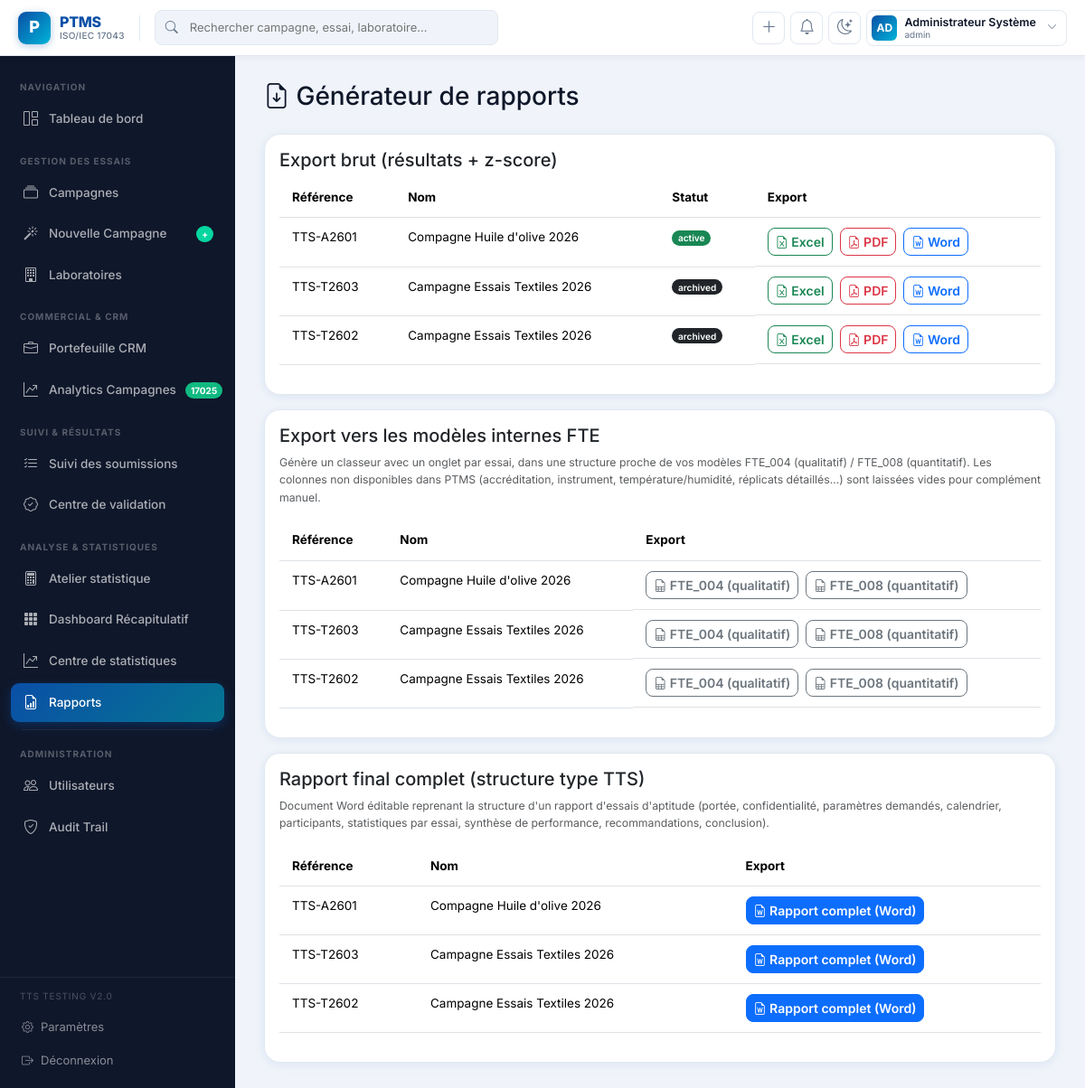
/reports/ (signed in), run on the app's committed database.
### models.py (models this page shows, shortened)
class User(UserMixin, db.Model):
    __tablename__ = "users"
    id = db.Column(db.Integer, primary_key=True)
    username = db.Column(db.String(80), unique=True, nullable=False)
    email = db.Column(db.String(150), unique=True, nullable=False)
    password_hash = db.Column(db.String(255), nullable=False)
    full_name = db.Column(db.String(150), nullable=False)
    role = db.Column(db.String(30), nullable=False, default="participant")
    laboratory_id = db.Column(db.Integer, db.ForeignKey("laboratories.id"), nullable=True)
    active = db.Column(db.Boolean, default=True)
    created_at = db.Column(db.DateTime, default=datetime.utcnow)
    last_login = db.Column(db.DateTime, nullable=True)
    laboratory = db.relationship("Laboratory", back_populates="users")
    def is_admin(self):
        return self.role == "admin"
    def is_participant(self):
        return self.role == "participant"
    def is_staff(self):
        return self.role in ("admin", "chef_technique", "auditeur")

class Campaign(db.Model):
    __tablename__ = "campaigns"
    id = db.Column(db.Integer, primary_key=True)
    reference = db.Column(db.String(50), unique=True, nullable=False)
    name = db.Column(db.String(200), nullable=False)
    description = db.Column(db.Text)
    status = db.Column(db.String(30), default="draft")  # draft, active, closed, archived
    start_date = db.Column(db.Date)
    end_date = db.Column(db.Date)
    report_published = db.Column(db.Boolean, default=False)
    created_by = db.Column(db.Integer, db.ForeignKey("users.id"))
    created_at = db.Column(db.DateTime, default=datetime.utcnow)
    trials = db.relationship("Trial", back_populates="campaign", cascade="all, delete-orphan")
    laboratories = db.relationship("CampaignLaboratory", back_populates="campaign", cascade="all, delete-orphan")

### blueprints/reports.py (the view)
@reports_bp.route("/")
@login_required
@roles_required("admin", "chef_technique", "auditeur")
def index():
    campaigns = Campaign.query.order_by(Campaign.created_at.desc()).all()
    return render_template("reports/export.html", campaigns=campaigns)

### blueprints/auth.py (called while the page is built)
def roles_required(*roles):
    def decorator(f):
        @wraps(f)
        def wrapped(*args, **kwargs):
            if not current_user.is_authenticated:
                return redirect(url_for("auth.login"))
            if current_user.role not in roles:
                flash("Vous n'avez pas les droits pour accéder à cette page.", "danger")
                return redirect(url_for("dashboard.index"))
            return f(*args, **kwargs)
        return wrapped
    return decorator

### templates/reports/export.html (shortened to what this page needs)
{% extends "base.html" %}
{% block content %}
<h3 class="mb-4"><i class="bi bi-file-earmark-arrow-down"></i> Générateur de rapports</h3>
<div class="card card-kpi p-3 mb-3">
    <h5 class="mb-2">Export brut (résultats + z-score)</h5>
    <table class="table table-hover">
        <thead><tr><th>Référence</th><th>Nom</th><th>Statut</th><th>Export</th></tr></thead>
        <tbody>
        {% for c in campaigns %}
            <tr>
                <td>{{ c.reference }}</td>
                <td>{{ c.name }}</td>
                <td><span class="badge bg-{{ 'success' if c.status=='active' else ('secondary' if c.status=='draft' else 'dark') }}">{{ c.status }}</span></td>
                <td class="d-flex gap-2">
                    <a href="{{ url_for('reports.export_campaign', campaign_id=c.id, fmt='excel') }}" class="btn btn-sm btn-outline-success"><i class="bi bi-file-earmark-excel"></i> Excel</a>
                    <a href="{{ url_for('reports.export_campaign', campaign_id=c.id, fmt='pdf') }}" class="btn btn-sm btn-outline-danger"><i class="bi bi-file-earmark-pdf"></i> PDF</a>
                    <a href="{{ url_for('reports.export_campaign', campaign_id=c.id, fmt='word') }}" class="btn btn-sm btn-outline-primary"><i class="bi bi-file-earmark-word"></i> Word</a>
                </td>
            </tr>
        {% else %}
            <tr><td colspan="4" class="text-center text-muted">Aucune campagne disponible.</td></tr>
        {% endfor %}
        </tbody>
    </table>
</div>
<div class="card card-kpi p-3 mb-3">
    <h5 class="mb-2">Export vers les modèles internes FTE</h5>
    <p class="text-muted small mb-3">
        Génère un classeur avec un onglet par essai, dans une structure proche de vos modèles
        FTE_004 (qualitatif) / FTE_008 (quantitatif). Les colonnes non disponibles dans PTMS
        (accréditation, instrument, température/humidité, réplicats détaillés...) sont laissées
        vides pour complément manuel.
    </p>
    <table class="table table-hover">
        <thead><tr><th>Référence</th><th>Nom</th><th>Export</th></tr></thead>
        <tbody>
        {% for c in campaigns %}
            <tr>
                <td>{{ c.reference }}</td>
                <td>{{ c.name }}</td>
                <td class="d-flex gap-2">
                    <a href="{{ url_for('reports.export_fte', campaign_id=c.id, template='fte004') }}" class="btn btn-sm btn-outline-secondary"><i class="bi bi-file-earmark-spreadsheet"></i> FTE_004 (qualitatif)</a>
                    <a href="{{ url_for('reports.export_fte', campaign_id=c.id, template='fte008') }}" class="btn btn-sm btn-outline-secondary"><i class="bi bi-file-earmark-spreadsheet"></i> FTE_008 (quantitatif)</a>
                </td>
            </tr>
        {% else %}
            <tr><td colspan="3" class="text-center text-muted">Aucune campagne disponible.</td></tr>
        {% endfor %}
        </tbody>
    </table>
</div>
<div class="card card-kpi p-3">
    <h5 class="mb-2">Rapport final complet (structure type TTS)</h5>
    <p class="text-muted small mb-3">
        Document Word éditable reprenant la structure d'un rapport d'essais d'aptitude
        (portée, confidentialité, paramètres demandés, calendrier, participants, statistiques
        par essai, synthèse de performance, recommandations, conclusion).
    </p>
    <table class="table table-hover">
        <thead><tr><th>Référence</th><th>Nom</th><th>Export</th></tr></thead>
        <tbody>
        {% for c in campaigns %}
            <tr>
                <td>{{ c.reference }}</td>
                <td>{{ c.name }}</td>
                <td>
                    <a href="{{ url_for('reports.export_full_report_word', campaign_id=c.id) }}" class="btn btn-sm btn-primary"><i class="bi bi-file-earmark-word"></i> Rapport complet (Word)</a>
                </td>
            </tr>
        {% else %}
            <tr><td colspan="3" class="text-center text-muted">Aucune campagne disponible.</td></tr>
        {% endfor %}
        </tbody>
    </table>
</div>
{% endblock %}

### templates/base.html (shortened to what this page needs)
<!DOCTYPE html>
<html lang="fr">
<head>
    <link href="https://cdn.jsdelivr.net/npm/bootstrap@5.3.2/dist/css/bootstrap.min.css" rel="stylesheet">
    <link href="https://cdn.jsdelivr.net/npm/bootstrap-icons@1.11.3/font/bootstrap-icons.css" rel="stylesheet">
</head>
<body>
{% if current_user.is_authenticated %}
<nav class="ptms-topnav">
    <a class="ptms-brand" href="{{ url_for('dashboard.index') }}">
        <div class="ptms-brand-logo">P</div>
        <div class="ptms-brand-text">
            <span class="ptms-brand-name">PTMS</span>
            <span class="ptms-brand-sub">ISO/IEC 17043</span>
        </div>
    </a>
    <div class="ptms-topnav-search position-relative">
        <input type="text" placeholder="Rechercher campagne, essai, laboratoire…" id="globalSearch">
    </div>
    <div class="ptms-topnav-actions">
        {% if current_user.is_staff() %}
        <a href="{{ url_for('wizard.start') }}" class="ptms-icon-btn" title="Nouvelle campagne">
            <i class="bi bi-plus-lg"></i>
        </a>
        {% endif %}
        <a href="{{ url_for('dashboard.index') }}" class="ptms-icon-btn" id="notifBtn">
            <i class="bi bi-bell"></i>
        </a>
        <button class="ptms-icon-btn" onclick="toggleTheme()" title="Apparence">
            <i class="bi bi-moon-stars" id="themeIcon"></i>
        </button>
        <div class="dropdown">
            <a class="ptms-user-pill" data-bs-toggle="dropdown" href="#">
                <div class="ptms-user-avatar">
                    {{ current_user.full_name[:2].upper() if current_user.full_name else 'PT' }}
                </div>
                <div class="ptms-user-info">
                    <div class="ptms-user-name">{{ current_user.full_name or current_user.email }}</div>
                    <div class="ptms-user-role">{{ current_user.role }}</div>
                </div>
                <i class="bi bi-chevron-down ms-1" style="font-size:11px;color:var(--ptms-muted)"></i>
            </a>
        </div>
    </div>
</nav>
<aside class="ptms-sidebar" id="ptmsSidebar">
    <div class="ptms-sidebar-inner">
        <div class="ptms-sidebar-section">
            <div class="ptms-sidebar-section-label">Navigation</div>
            <a href="{{ url_for('dashboard.index') }}" class="ptms-nav-link {% if request.endpoint and 'dashboard' in request.endpoint %}active{% endif %}">
                <i class="bi bi-grid-1x2"></i> Tableau de bord
            </a>
        </div>
        {% if current_user.is_staff() %}
        <div class="ptms-sidebar-section">
            <div class="ptms-sidebar-section-label">Gestion des Essais</div>
            <a href="{{ url_for('campaigns.list_campaigns') }}" class="ptms-nav-link {% if request.endpoint and 'campaign' in request.endpoint %}active{% endif %}">
                <i class="bi bi-collection"></i> Campagnes
            </a>
            {% if current_user.role in ['admin','chef_technique'] %}
            <a href="{{ url_for('wizard.start') }}" class="ptms-nav-link {% if request.endpoint and 'wizard' in request.endpoint %}active{% endif %}">
                <i class="bi bi-magic"></i> Nouvelle Campagne
                <span class="ptms-nav-badge" style="background:var(--ptms-accent2);">+</span>
            </a>
            {% endif %}
            <a href="{{ url_for('laboratories.list_labs') }}" class="ptms-nav-link {% if request.endpoint and 'laborator' in request.endpoint %}active{% endif %}">
                <i class="bi bi-building"></i> Laboratoires
            </a>
        </div>
        <div class="ptms-sidebar-section">
            <div class="ptms-sidebar-section-label">Commercial & CRM</div>
            <a href="{{ url_for('commercial.index') }}" class="ptms-nav-link {% if request.endpoint == 'commercial.index' %}active{% endif %}">
                <i class="bi bi-briefcase"></i> Portefeuille CRM
            </a>
            <a href="{{ url_for('commercial.campaign_analytics') }}" class="ptms-nav-link {% if request.endpoint == 'commercial.campaign_analytics' %}active{% endif %}">
                <i class="bi bi-graph-up-arrow"></i> Analytics Campagnes
                <span class="ptms-nav-badge" style="background:#10B981;">17025</span>
            </a>
        </div>
        <div class="ptms-sidebar-section">
            <div class="ptms-sidebar-section-label">Suivi & Résultats</div>
            <a href="{{ url_for('participants.tracker') }}" class="ptms-nav-link {% if request.endpoint and 'tracker' in request.endpoint %}active{% endif %}">
                <i class="bi bi-list-check"></i> Suivi des soumissions
            </a>
            <a href="{{ url_for('participants.validation_center') }}" class="ptms-nav-link {% if request.endpoint and 'validation' in request.endpoint %}active{% endif %}">
                <i class="bi bi-patch-check"></i> Centre de validation
            </a>
        </div>
        <div class="ptms-sidebar-section">
            <div class="ptms-sidebar-section-label">Analyse & Statistiques</div>
            <a href="{{ url_for('traitement.atelier') }}" class="ptms-nav-link {% if request.endpoint == 'traitement.atelier' %}active{% endif %}">
                <i class="bi bi-calculator"></i> Atelier statistique
            </a>
            <a href="{{ url_for('traitement.dashboard') }}" class="ptms-nav-link {% if request.endpoint == 'traitement.dashboard' %}active{% endif %}">
                <i class="bi bi-grid-3x3-gap-fill"></i> Dashboard Récapitulatif
            </a>
            <a href="{{ url_for('statistics.index') }}" class="ptms-nav-link {% if request.endpoint and 'statistics' in request.endpoint %}active{% endif %}">
                <i class="bi bi-graph-up-arrow"></i> Centre de statistiques
            </a>
            <a href="{{ url_for('reports.index') }}" class="ptms-nav-link {% if request.endpoint and 'report' in request.endpoint %}active{% endif %}">
                <i class="bi bi-file-earmark-bar-graph"></i> Rapports
            </a>
        </div>
        {% endif %}
        {% if current_user.is_admin() or current_user.role == 'auditeur' %}
        <div class="ptms-sidebar-divider"></div>
        <div class="ptms-sidebar-section">
            <div class="ptms-sidebar-section-label">Administration</div>
            {% if current_user.is_admin() %}
            <a href="{{ url_for('admin.list_users') }}" class="ptms-nav-link {% if request.endpoint and 'admin' in request.endpoint and 'user' in request.endpoint %}active{% endif %}">
                <i class="bi bi-people"></i> Utilisateurs
            </a>
            {% endif %}
            <a href="{{ url_for('admin.audit_trail') }}" class="ptms-nav-link {% if request.endpoint and 'audit' in request.endpoint %}active{% endif %}">
                <i class="bi bi-shield-check"></i> Audit Trail
            </a>
        </div>
        {% endif %}
    </div>
    <div class="ptms-sidebar-footer">
        <div style="font-size:10px; color:rgba(255,255,255,.25); padding:0 10px 8px; text-transform:uppercase; letter-spacing:.8px;">
            TTS Testing v2.0
        </div>
        <a href="{{ url_for('auth.profile') }}" class="ptms-sidebar-footer-link">
            <i class="bi bi-gear"></i> Paramètres
        </a>
        <a href="{{ url_for('auth.logout') }}" class="ptms-sidebar-footer-link">
            <i class="bi bi-box-arrow-right"></i> Déconnexion
        </a>
    </div>
</aside>
<main class="ptms-main ptms-animate">
    {% block content %}{% endblock %}
</main>
{% endif %}
</body>
</html>

### data on the page
User: full_name "AD", full_name "Administrateur Système", role "admin"
Campaign: reference "TTS-A2601", name "Compagne Huile d'olive 2026", status "active"
Campaign: reference "TTS-T2603", name "Campagne Essais Textiles 2026", status "archived"
Campaign: reference "TTS-T2602", name "Campagne Essais Textiles 2026", status "archived"
